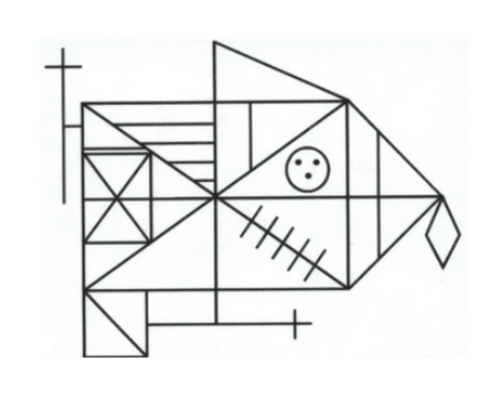
#> input picture Images/dataset1_reyDistorsiones/Modelo.png, 496 x 413 px, found by its file name
$ jupyter execute EX2_Dataset1_SIFT_with_OpenCV.ipynb
#> lines starting #> are read from the running program, lines starting #| are printed output that depends on the picture
<a href="https://colab.research.google.com/github/DayrisRM/VisionArtificial-M0T/blob/master/SIFT_with_OpenCV.ipynb" target="_parent"></a>

[cell 1]
import numpy as np
import cv2

[cell 2]
# Create detector to compute SIFT
detector = cv2.xfeatures2d.SIFT_create()

[cell 3]
# Read image and convert to grayscale
imageNameModelo = 'Ex2-Dataset1\\Modelo.png'
imaModelo=cv2.imread(imageNameModelo)
#> imaModelo is the input picture: shape (413, 496, 3); mean B, G, R 239.6, 239.5, 238.8

[cell 4]
# Detect keypoints with SIFT and sort them according to their response
import time
print ('Extracting Keypoints')
init=time.time()
kpts=detector.detect(imaModelo)
#> kpts = 482 keypoints; strongest (x, y, size): (316, 162, 4), (298, 162, 3.9), (308, 176, 4.1), (145, 354, 4.8)

[cell 5]
end=time.time()
print ('Extracted '+str(len(kpts))+' keypoints.')
#| Extracted 482 keypoints.
print ('Done in '+str(end-init)+' secs.')
print ('')

[cell 6]
# Compute SIFT descriptor for all keypoints
print ('Computing SIFT descriptors')
init=time.time()
kpts,des=detector.compute(imaModelo,kpts)
end=time.time()
print ('Done in '+str(end-init)+' secs.')
print('des: ' + str(des))
#> (printed output is left out)

[cell 7]
img=cv2.drawKeypoints(imaModelo,kpts,imaModelo,flags=cv2.DRAW_MATCHES_FLAGS_DRAW_RICH_KEYPOINTS)
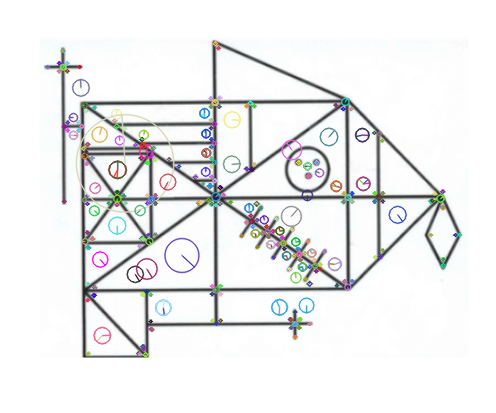
#> img: shape (413, 496, 3); mean B, G, R 237.2, 236.8, 236.2
cv2.imwrite('Ex2-Dataset1\\sift_t7_keypoints.png',imaModelo)
cv2.imshow('image',imaModelo)


$ run again, with Images/dataset1_reyDistorsiones/t1.png copied over Images/dataset1_reyDistorsiones/Modelo.png
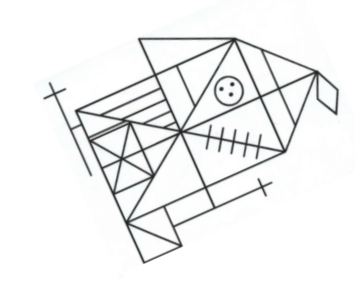
#> input picture Images/dataset1_reyDistorsiones/t1.png, 355 x 294 px, found by its file name
#> imaModelo is the input picture: shape (294, 355, 3); mean B, G, R 241.9, 241.9, 241.3
#> kpts = 440 keypoints; strongest (x, y, size): (232, 84, 2.6), (231, 94, 2.7), (221, 89, 2.6), (180, 245, 3.4)
#| Extracted 440 keypoints.
#> (printed output is left out)
#> `img=cv2.drawKeypoints(imaModelo,kpts,imaModelo,flags=cv2.DRAW_MATCHES_..`:
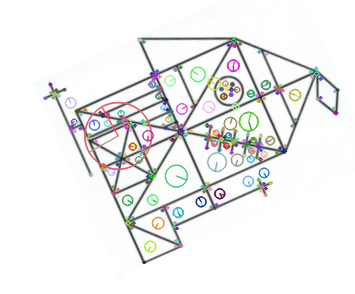
#> img: shape (294, 355, 3); mean B, G, R 238, 238.2, 237.8

$ run again, with Images/dataset1_reyDistorsiones/t2.png copied over Images/dataset1_reyDistorsiones/Modelo.png
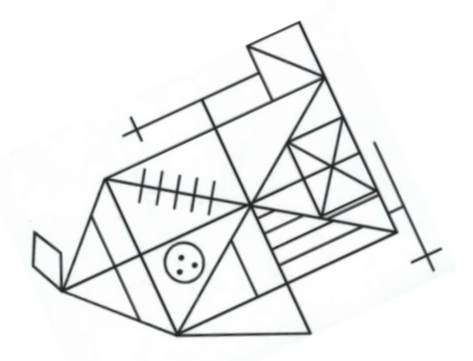
#> input picture Images/dataset1_reyDistorsiones/t2.png, 473 x 361 px, found by its file name
#> imaModelo is the input picture: shape (361, 473, 3); mean B, G, R 239.6, 239.5, 238.8
#> kpts = 447 keypoints; strongest (x, y, size): (249, 47, 4.6), (35, 234, 4.1), (394, 232, 5.1), (63, 289, 6.6)
#| Extracted 447 keypoints.
#> (printed output is left out)
#> `img=cv2.drawKeypoints(imaModelo,kpts,imaModelo,flags=cv2.DRAW_MATCHES_..`:
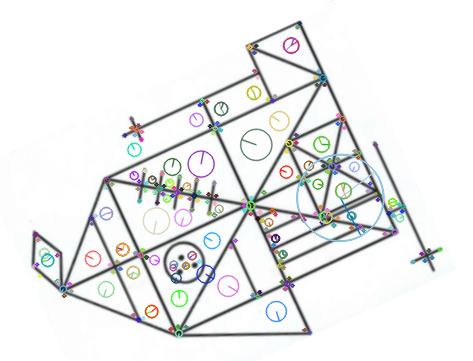
#> img: shape (361, 473, 3); mean B, G, R 236.5, 236.4, 235.5

$ run again, with Images/dataset1_reyDistorsiones/t3.png copied over Images/dataset1_reyDistorsiones/Modelo.png
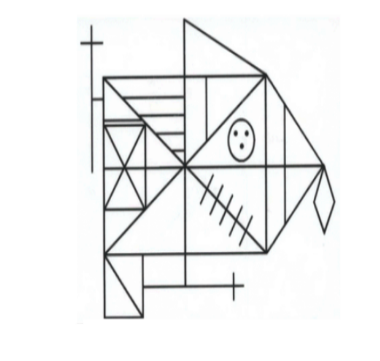
#> input picture Images/dataset1_reyDistorsiones/t3.png, 380 x 361 px, found by its file name
#> imaModelo is the input picture: shape (361, 380, 3); mean B, G, R 241.4, 241.3, 240.6
#> kpts = 379 keypoints; strongest (x, y, size): (242, 146, 3.1), (246, 133, 3), (236, 133, 2.9), (105, 79, 4.4)
#| Extracted 379 keypoints.
#> (printed output is left out)
#> `img=cv2.drawKeypoints(imaModelo,kpts,imaModelo,flags=cv2.DRAW_MATCHES_..`:
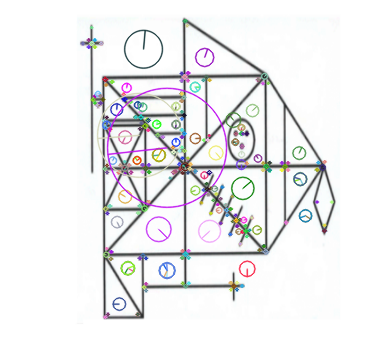
#> img: shape (361, 380, 3); mean B, G, R 238.5, 237.6, 237.6
